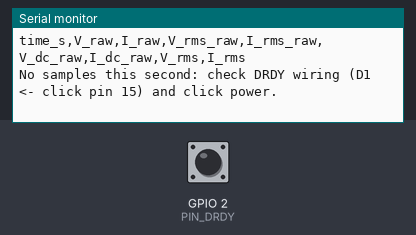
Bench run of a sketch on a simulated Seeed XIAO ESP32-S3. On the bench: the last lines printed to the serial monitor. The test bench sets the inputs (shaded band); at power-on: GPIO 2 (PIN_DRDY) HIGH.

Above: at 2.7 s.
2.8 s: GPIO 2 (PIN_DRDY) pulled LOW for 0.15 s
At 3.9 s:
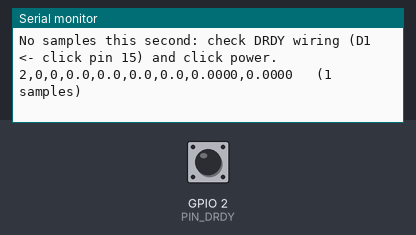
5.0 s: GPIO 2 (PIN_DRDY) pulled LOW for 1 s
At 6.3 s:
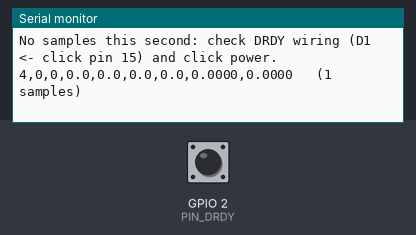
7.5 s: GPIO 2 (PIN_DRDY) pulled LOW for 0.15 s
At 8.2 s:
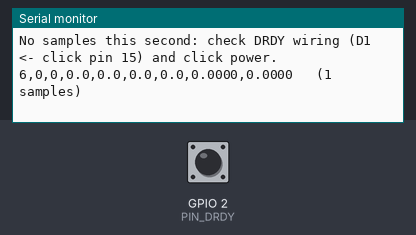

The sketch:

powereye_node_test1.ino
```cpp
/*
  PowerEye node: ADC readout (XIAO ESP32S3 + ADC 15 Click / ADS131M02)

  Pin map (from the assembly guide):
    D5 = SCK, D6 = MOSI, D7 = MISO
    D0 = CS1 (ADC chip select)
    D4 = CS2 (clock chip select, held HIGH here so it stays off the bus)
    D1 = DRDY (click pin 15 INT, active low)

  Channels:
    CH0 (AIN0) = voltage  (AMC3330EVM)
    CH1 (AIN1) = current  (AMC3301EVM)

  Output (Serial Monitor, 115200 baud):
    - every 1 s : last raw sample + RMS + DC offset for each channel
    - every 10 s: average of the last 10 one-second values

  Board package: "esp32 by Espressif", board "XIAO_ESP32S3".
*/

#include <SPI.h>

// ---------------- pins ----------------
const int PIN_SCK  = D5;
const int PIN_MOSI = D6;
const int PIN_MISO = D7;
const int PIN_CS1  = D0;
const int PIN_CS2  = D4;
const int PIN_DRDY = D1;

// ---------------- scaling (EDIT THESE once the mains side is built) ----------------
// ADS131M02: gain 1, full scale +/-1.2 V over 24-bit signed codes.
const double ADC_VOLTS_PER_COUNT = 1.2 / 8388608.0;
// Converts volts at the ADC input to real-world units. 1.0 = "ADC input volts".
// Depends on your divider + AMC3330 gain (voltage) and shunt + AMC3301 gain (current).
const double V_SCALE = 1.0;   // mains volts per ADC-input volt
const double I_SCALE = 1.0;   // amps per ADC-input volt

// ---------------- ADS131M02 ----------------
const uint16_t CMD_NULL  = 0x0000;
const uint16_t CMD_RESET = 0x0011;
const uint16_t CMD_RREG  = 0xA000;   // | (addr << 7) | (count - 1)

SPIClass adcSPI(FSPI);
SPISettings adcSettings(2000000, MSBFIRST, SPI_MODE1);  // ADC wants SPI mode 1

volatile uint32_t drdyCount = 0;
void IRAM_ATTR onDrdy() { drdyCount = drdyCount + 1; }

static inline int32_t signExt24(uint8_t b0, uint8_t b1, uint8_t b2) {
  int32_t v = ((int32_t)b0 << 16) | ((int32_t)b1 << 8) | b2;
  if (v & 0x800000) v |= 0xFF000000;
  return v;
}

// One 4-word frame (24-bit words): [cmd/response][CH0][CH1][CRC]
void adcFrame(uint16_t cmd, uint16_t &resp, int32_t &ch0, int32_t &ch1) {
  uint8_t tx[12] = {0};
  uint8_t rx[12] = {0};
  tx[0] = cmd >> 8;
  tx[1] = cmd & 0xFF;
  adcSPI.beginTransaction(adcSettings);
  digitalWrite(PIN_CS1, LOW);
  adcSPI.transferBytes(tx, rx, 12);
  digitalWrite(PIN_CS1, HIGH);
  adcSPI.endTransaction();
  resp = ((uint16_t)rx[0] << 8) | rx[1];
  ch0  = signExt24(rx[3], rx[4], rx[5]);
  ch1  = signExt24(rx[6], rx[7], rx[8]);
}

uint16_t adcReadReg(uint8_t addr) {
  uint16_t r; int32_t a, b;
  adcFrame(CMD_RREG | ((uint16_t)addr << 7), r, a, b);  // send the read command
  adcFrame(CMD_NULL, r, a, b);                           // register value comes back next frame
  return r;
}

// ---------------- accumulation ----------------
const int HIST = 10;                 // seconds of history kept
double histVrms[HIST], histIrms[HIST], histVdc[HIST], histIdc[HIST];
int histIdx = 0, histCount = 0;

double sumV = 0, sumI = 0, sumV2 = 0, sumI2 = 0;
uint32_t nSamples = 0;
int32_t lastV = 0, lastI = 0;

uint32_t secStart = 0;
uint32_t secondsRunning = 0;

void setup() {
  Serial.begin(115200);
  delay(1500);

  pinMode(PIN_CS1, OUTPUT);  digitalWrite(PIN_CS1, HIGH);
  pinMode(PIN_CS2, OUTPUT);  digitalWrite(PIN_CS2, HIGH);   // clock chip deselected
  pinMode(PIN_DRDY, INPUT_PULLUP);

  adcSPI.begin(PIN_SCK, PIN_MISO, PIN_MOSI, -1);

  uint16_t r; int32_t a, b;
  adcFrame(CMD_RESET, r, a, b);
  delay(5);
  adcFrame(CMD_NULL, r, a, b);
  Serial.printf("Reset response: 0x%04X (datasheet value for the 2-channel part should be 0xFF22)\n", r);
  Serial.printf("ID register:    0x%04X (0x0000 or 0xFFFF means no SPI link)\n", adcReadReg(0x00));

  attachInterrupt(digitalPinToInterrupt(PIN_DRDY), onDrdy, FALLING);

  Serial.println("time_s,V_raw,I_raw,V_rms_raw,I_rms_raw,V_dc_raw,I_dc_raw,V_rms,I_rms");
  secStart = millis();
}

void loop() {
  // Read one frame per DRDY pulse
  static uint32_t handled = 0;
  while (handled != drdyCount) {
    handled = handled + 1;
    uint16_t r; int32_t v, i;
    adcFrame(CMD_NULL, r, v, i);
    lastV = v; lastI = i;
    sumV += v;  sumV2 += (double)v * v;
    sumI += i;  sumI2 += (double)i * i;
    nSamples++;
  }

  // One-second boundary
  if (millis() - secStart >= 1000) {
    secStart += 1000;
    secondsRunning++;

    if (nSamples == 0) {
      Serial.println("No samples this second: check DRDY wiring (D1 <- click pin 15) and click power.");
      return;
    }

    double vMean = sumV / nSamples, iMean = sumI / nSamples;
    // RMS of the AC part (subtract DC offset)
    double vRms = sqrt(max(0.0, sumV2 / nSamples - vMean * vMean));
    double iRms = sqrt(max(0.0, sumI2 / nSamples - iMean * iMean));

    histVrms[histIdx] = vRms; histIrms[histIdx] = iRms;
    histVdc[histIdx]  = vMean; histIdc[histIdx] = iMean;
    histIdx = (histIdx + 1) % HIST;
    if (histCount < HIST) histCount++;

    Serial.printf("%lu,%ld,%ld,%.1f,%.1f,%.1f,%.1f,%.4f,%.4f   (%lu samples)\n",
                  (unsigned long)secondsRunning, (long)lastV, (long)lastI,
                  vRms, iRms, vMean, iMean,
                  vRms * ADC_VOLTS_PER_COUNT * V_SCALE,
                  iRms * ADC_VOLTS_PER_COUNT * I_SCALE,
                  (unsigned long)nSamples);

    sumV = sumI = sumV2 = sumI2 = 0; nSamples = 0;

    // Every 10 seconds: average of the stored one-second values
    if (secondsRunning % 10 == 0 && histCount == HIST) {
      double aVr = 0, aIr = 0, aVd = 0, aId = 0;
      for (int k = 0; k < HIST; k++) {
        aVr += histVrms[k]; aIr += histIrms[k];
        aVd += histVdc[k];  aId += histIdc[k];
      }
      aVr /= HIST; aIr /= HIST; aVd /= HIST; aId /= HIST;
      Serial.printf(">>> 10 s AVERAGE @ t=%lu s: V_rms_raw=%.1f I_rms_raw=%.1f V_dc_raw=%.1f I_dc_raw=%.1f | V_rms=%.4f I_rms=%.4f\n",
                    (unsigned long)secondsRunning, aVr, aIr, aVd, aId,
                    aVr * ADC_VOLTS_PER_COUNT * V_SCALE,
                    aIr * ADC_VOLTS_PER_COUNT * I_SCALE);
    }
  }
}
```

Measured:
- after the input at 2.8 s, the serial monitor: prints a new line after 0.72 s (image 1)
- after the input at 5.0 s, the serial monitor: prints a new line after 0.52 s (image 2)
- after the input at 7.5 s, the serial monitor: prints a new line at once (image 3)
